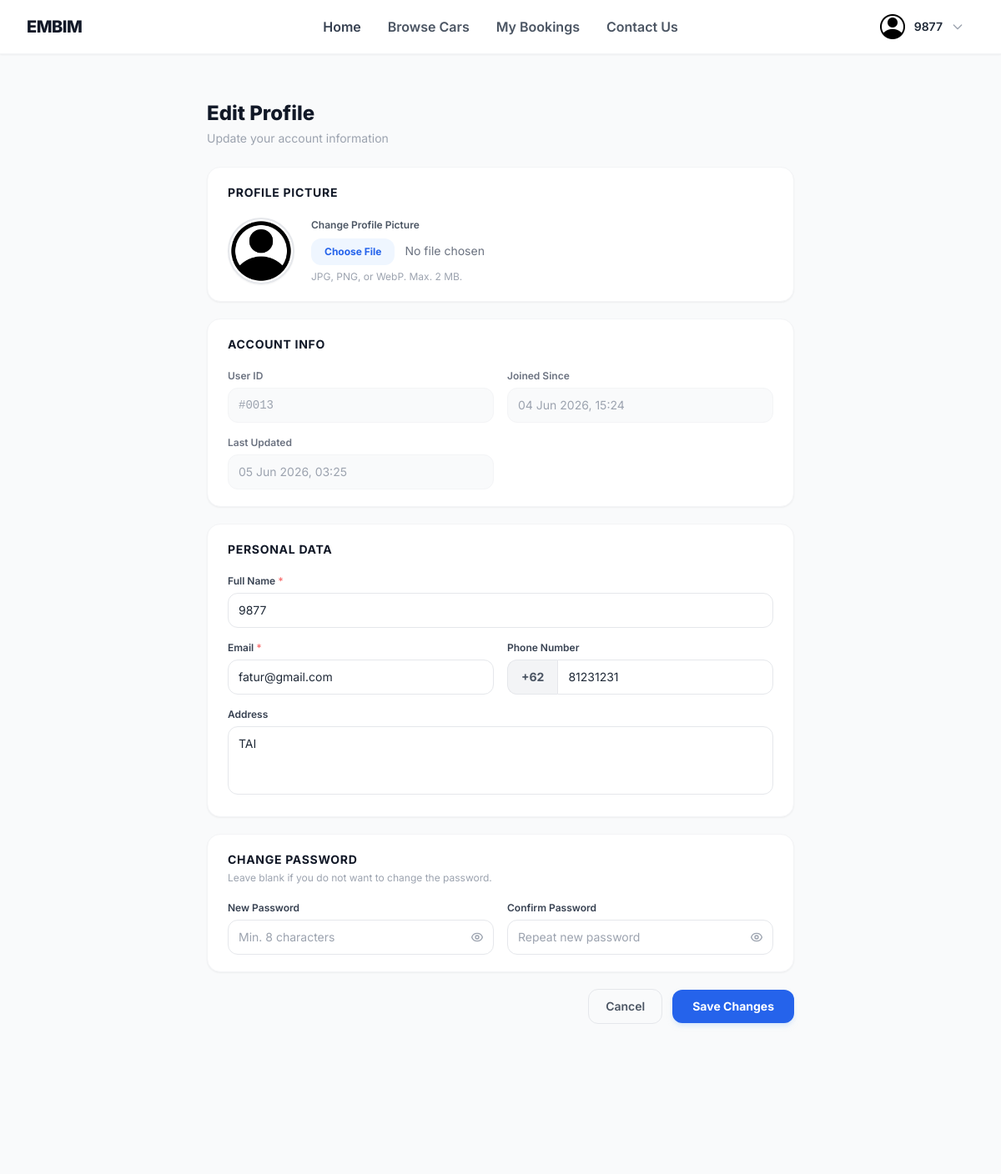
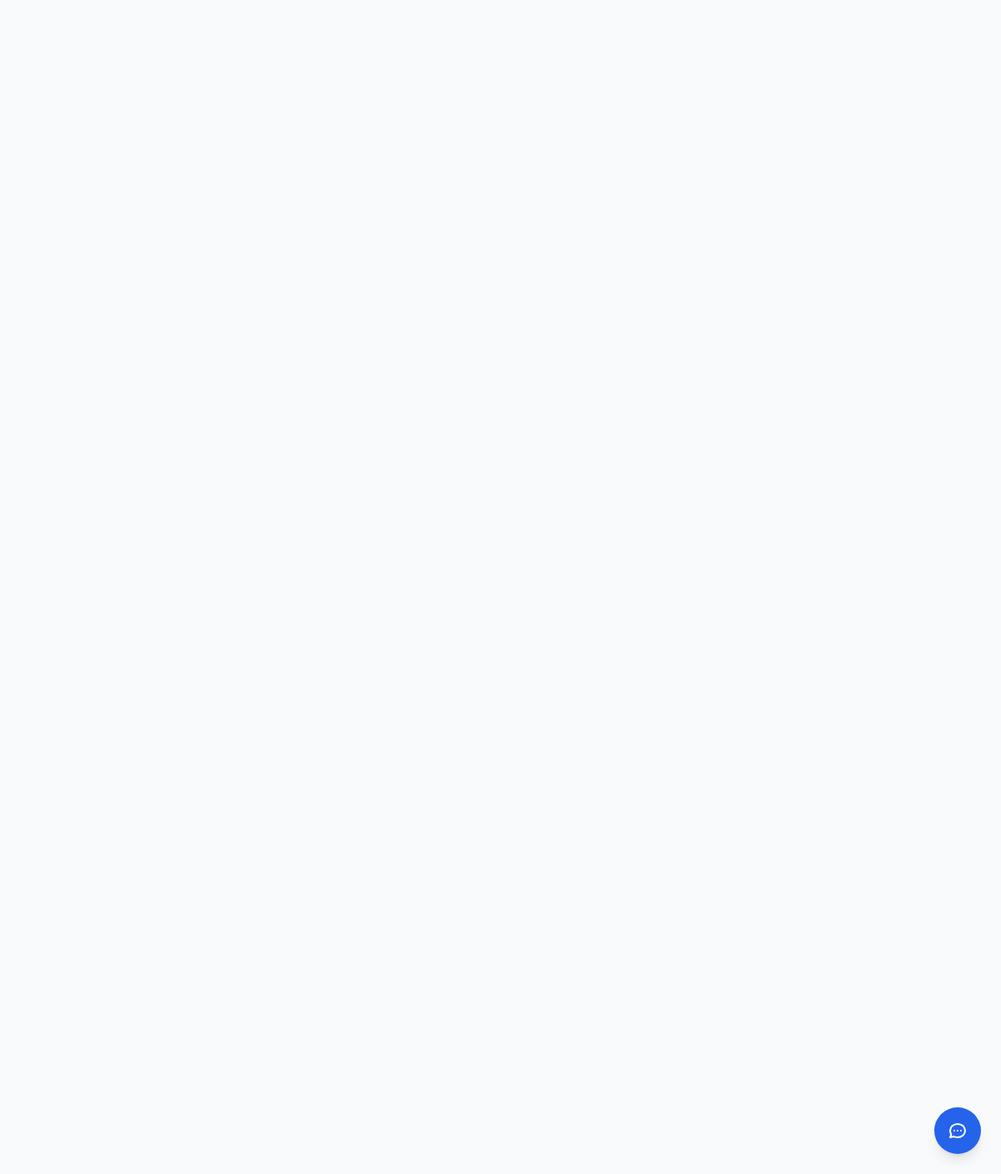
Page /index.php?page=edit-profile (signed in) on the committed database (2 pictures, top to bottom).
### tables this page shows
CREATE TABLE `users` (
  `id` int(11) NOT NULL,
  `full_name` varchar(100) NOT NULL,
  `email` varchar(150) NOT NULL,
  `password` varchar(255) NOT NULL COMMENT 'bcrypt hash',
  `phone` varchar(20) DEFAULT NULL,
  `address` text DEFAULT NULL,
  `role` enum('admin','user') NOT NULL DEFAULT 'user',
  `photo_profile` varchar(100) DEFAULT NULL,
  `photo_ktp` varchar(100) DEFAULT NULL,
  `photo_sim` varchar(100) DEFAULT NULL,
  `created_at` datetime NOT NULL DEFAULT current_timestamp(),
  `updated_at` datetime NOT NULL DEFAULT current_timestamp() ON UPDATE current_timestamp()
);

### controllers/EditProfileController.php (called while the page is built, shortened)
<?php
require_once 'models/UserModel.php';
class EditProfileController {
    public function index() {
        $userModel = new UserModel();
        $user      = $userModel->findById($_SESSION['user_id']);
        require_once 'views/user/edit_profile.php';
    }
}
?>

### models/UserModel.php (called while the page is built, shortened)
<?php
require_once 'config/database.php';
class UserModel {
    private $conn;
    private $table = 'users';
    public function __construct() {
        $db         = new Database();
        $this->conn = $db->getConnection();
    }
    public function findById($id) {
        $sql  = "SELECT id, full_name, email, phone, address, role,
                        photo_profile, photo_ktp, photo_sim,
                        created_at, updated_at
                 FROM {$this->table} WHERE id = :id LIMIT 1";
        $stmt = $this->conn->prepare($sql);
        $stmt->bindParam(':id', $id, PDO::PARAM_INT);
        $stmt->execute();
        return $stmt->fetch();
    }
}
?>

### config/database.php (called while the page is built, shortened)
<?php
class Database {
    private $host     = "localhost";
    private $db_name  = "embim_db";
    private $username = "root";
    private $password = "";
    private $charset  = "utf8mb4";
    public function getConnection() {
        $this->conn = null;
        try {
            $dsn = "mysql:host={$this->host};dbname={$this->db_name};charset={$this->charset}";
            $options = [
                PDO::ATTR_ERRMODE            => PDO::ERRMODE_EXCEPTION,
                PDO::ATTR_DEFAULT_FETCH_MODE => PDO::FETCH_ASSOC,
                PDO::ATTR_EMULATE_PREPARES   => false,
            ];
            $this->conn = new PDO($dsn, $this->username, $this->password, $options);
        } catch (PDOException $e) {
            die(json_encode([
                'status'  => 'error',
                'message' => 'Database connection failed: ' . $e->getMessage()
            ]));
        }
        return $this->conn;
    }
}
?>

### views/user/edit_profile.php (the view, shortened to what this page needs)
<?php include 'views/user/header.php'; ?>
<main class="min-h-screen bg-gray-50 pt-24 pb-20">
<div class="max-w-3xl mx-auto px-4 sm:px-6 lg:px-8">
    <div class="pt-6 mb-6">
        <h1 class="text-2xl font-extrabold text-gray-900">Edit Profile</h1>
        <p class="text-sm text-gray-400 mt-1">Update your account information</p>
    </div>
    <form action="index.php?page=edit-profile" method="POST" enctype="multipart/form-data" class="space-y-5">
        <div class="bg-white rounded-2xl border border-gray-100 shadow-sm px-6 py-5">
            <h2 class="text-sm font-bold text-gray-900 uppercase tracking-wider mb-5">Profile Picture</h2>
            <div class="flex items-center gap-5">
                <div class="flex-shrink-0">
                    <img
                        id="preview-profile"
                        src="<?php echo !empty($user['photo_profile'])
                            ? 'assets/images/user/' . htmlspecialchars($user['photo_profile'])
                            : 'assets/images/user_default.png'; ?>"
                        alt="Profile Picture"
                        class="w-20 h-20 rounded-full object-cover border-2 border-gray-200 shadow-sm"
                    >
                </div>
                <div class="flex-1">
                    <label class="block text-xs font-semibold text-gray-600 mb-2">Change Profile Picture</label>
                    <input
                        type="file"
                        name="photo_profile"
                        accept="image/jpeg,image/png,image/webp"
                        onchange="previewImage(this, 'preview-profile')"
                        class="block w-full text-sm text-gray-500 file:mr-3 file:py-2 file:px-4 file:rounded-xl file:border-0 file:text-xs file:font-bold file:bg-blue-50 file:text-blue-600 hover:file:bg-blue-100 transition cursor-pointer"
                    >
                    <p class="text-xs text-gray-400 mt-1.5">JPG, PNG, or WebP. Max. 2 MB.</p>
                </div>
            </div>
        </div>
        <div class="bg-white rounded-2xl border border-gray-100 shadow-sm px-6 py-5">
            <h2 class="text-sm font-bold text-gray-900 uppercase tracking-wider mb-5">Account Info</h2>
            <div class="grid grid-cols-1 sm:grid-cols-2 gap-4">
                <div>
                    <label class="block text-xs font-semibold text-gray-500 mb-1.5">User ID</label>
                    <div class="w-full px-3 py-2.5 rounded-xl bg-gray-50 border border-gray-100 text-sm text-gray-400 font-mono">
                        #<?php echo str_pad($user['id'], 4, '0', STR_PAD_LEFT); ?>
                    </div>
                </div>
                <div>
                    <label class="block text-xs font-semibold text-gray-500 mb-1.5">Joined Since</label>
                    <div class="w-full px-3 py-2.5 rounded-xl bg-gray-50 border border-gray-100 text-sm text-gray-400">
                        <?php echo date('d M Y, H:i', strtotime($user['created_at'])); ?>
                    </div>
                </div>
                <div>
                    <label class="block text-xs font-semibold text-gray-500 mb-1.5">Last Updated</label>
                    <div class="w-full px-3 py-2.5 rounded-xl bg-gray-50 border border-gray-100 text-sm text-gray-400">
                        <?php echo date('d M Y, H:i', strtotime($user['updated_at'])); ?>
                    </div>
                </div>
            </div>
        </div>
        <div class="bg-white rounded-2xl border border-gray-100 shadow-sm px-6 py-5">
            <h2 class="text-sm font-bold text-gray-900 uppercase tracking-wider mb-5">Personal Data</h2>
            <div class="grid grid-cols-1 sm:grid-cols-2 gap-4">
                <div class="sm:col-span-2">
                    <label class="block text-xs font-semibold text-gray-700 mb-1.5">Full Name <span class="text-red-400">*</span></label>
                    <input
                        type="text"
                        name="full_name"
                        value="<?php echo htmlspecialchars($user['full_name']); ?>"
                        required
                        minlength="4"
                        class="w-full px-3 py-2.5 rounded-xl border border-gray-200 text-sm text-gray-800 focus:outline-none focus:ring-2 focus:ring-blue-500/30 focus:border-blue-400 transition"
                        placeholder="Enter full name"
                    >
                </div>
                <div>
                    <label class="block text-xs font-semibold text-gray-700 mb-1.5">Email <span class="text-red-400">*</span></label>
                    <input
                        type="email"
                        name="email"
                        value="<?php echo htmlspecialchars($user['email']); ?>"
                        required
                        class="w-full px-3 py-2.5 rounded-xl border border-gray-200 text-sm text-gray-800 focus:outline-none focus:ring-2 focus:ring-blue-500/30 focus:border-blue-400 transition"
                        placeholder="email@contoh.com"
                    >
                </div>
                <div>
                    <label class="block text-xs font-semibold text-gray-700 mb-1.5">Phone Number</label>
                    <div class="flex">
                        <span class="inline-flex items-center px-4 py-2.5 bg-gray-100 border border-r-0 border-gray-200 rounded-l-xl text-sm font-bold text-gray-600 select-none">
                            +62
                        </span>
                        <input
                            type="tel"
                            name="phone"
                            value="<?php echo htmlspecialchars(preg_replace('/^\+?62/', '', $user['phone'] ?? '')); ?>"
                            class="w-full flex-1 px-3 py-2.5 rounded-r-xl border border-gray-200 text-sm text-gray-800 focus:outline-none focus:ring-2 focus:ring-blue-500/30 focus:border-blue-400 transition"
                            placeholder="8123456789"
                            maxlength="13"
                            inputmode="numeric"
                            pattern="[0-9]*"
                            oninput="this.value = this.value.replace(/[^0-9]/g, '').replace(/^0+/, '');"
                        >
                    </div>
                </div>
                <div class="sm:col-span-2">
                    <label class="block text-xs font-semibold text-gray-700 mb-1.5">Address</label>
                    <textarea
                        name="address"
                        rows="3"
                        class="w-full px-3 py-2.5 rounded-xl border border-gray-200 text-sm text-gray-800 focus:outline-none focus:ring-2 focus:ring-blue-500/30 focus:border-blue-400 transition resize-none"
                        placeholder="Ex: 123 Main St, Bandung"
                    ><?php echo htmlspecialchars($user['address'] ?? ''); ?></textarea>
                </div>
            </div>
        </div>
        <div class="bg-white rounded-2xl border border-gray-100 shadow-sm px-6 py-5">
            <h2 class="text-sm font-bold text-gray-900 uppercase tracking-wider mb-1">Change Password</h2>
            <p class="text-xs text-gray-400 mb-5">Leave blank if you do not want to change the password.</p>
            <div class="grid grid-cols-1 sm:grid-cols-2 gap-4">
                <div>
                    <label class="block text-xs font-semibold text-gray-700 mb-1.5">New Password</label>
                    <div class="relative">
                        <input
                            type="password"
                            name="password"
                            autocomplete="new-password"
                            class="w-full px-3 py-2.5 pr-10 rounded-xl border border-gray-200 text-sm text-gray-800 focus:outline-none focus:ring-2 focus:ring-blue-500/30 focus:border-blue-400 transition"
                            placeholder="Min. 8 characters"
                        >
                        <button type="button" onclick="const p=this.previousElementSibling; p.type=p.type==='password'?'text':'password'; const svgs=this.querySelectorAll('svg'); svgs[0].classList.toggle('hidden'); svgs[1].classList.toggle('hidden');" class="absolute inset-y-0 right-0 flex items-center px-3 text-gray-400 hover:text-gray-600 transition focus:outline-none" title="Toggle Password Visibility">
                        </button>
                    </div>
                </div>
                <div>
                    <label class="block text-xs font-semibold text-gray-700 mb-1.5">Confirm Password</label>
                    <div class="relative">
                        <input
                            type="password"
                            name="password_confirm"
                            autocomplete="new-password"
                            class="w-full px-3 py-2.5 pr-10 rounded-xl border border-gray-200 text-sm text-gray-800 focus:outline-none focus:ring-2 focus:ring-blue-500/30 focus:border-blue-400 transition"
                            placeholder="Repeat new password"
                        >
                        <button type="button" onclick="const p=this.previousElementSibling; p.type=p.type==='password'?'text':'password'; const svgs=this.querySelectorAll('svg'); svgs[0].classList.toggle('hidden'); svgs[1].classList.toggle('hidden');" class="absolute inset-y-0 right-0 flex items-center px-3 text-gray-400 hover:text-gray-600 transition focus:outline-none" title="Toggle Password Visibility">
                        </button>
                    </div>
                </div>
            </div>
        </div>
        <div class="flex items-center justify-end gap-3 pb-4">
            <a href="index.php?page=home"
               class="px-5 py-2.5 rounded-xl border border-gray-200 text-sm font-semibold text-gray-600 hover:bg-gray-50 transition duration-200">
                Cancel
            </a>
            <button
                type="submit"
                class="px-6 py-2.5 bg-blue-600 hover:bg-blue-700 text-white text-sm font-bold rounded-xl shadow-md shadow-blue-200/50 transition duration-200"
            >
                Save Changes
            </button>
        </div>
    </form>
</div>
</main>
<?php include 'views/user/footer.php'; ?>

### assets/css/user-style/style.css (style rules this page uses)
:root { --primary-blue: #2563eb; --primary-blue-dark: #1d4ed8; --primary-blue-light: #eff6ff; --light-gray: #f8fafc; --border-gray: #e2e8f0; }
* { margin: 0; padding: 0; box-sizing: border-box; }
html { scroll-behavior: smooth; }
body { font-family: 'Inter', -apple-system, BlinkMacSystemFont, 'Segoe UI', sans-serif; color: #1e293b; background-color: #ffffff; }
a, button { transition: all 0.3s cubic-bezier(0.4, 0, 0.2, 1); }
input[type="text"], input[type="email"], input[type="date"], select { transition: all 0.2s ease; }

### rows in the picture
users: id "0013", created_at "04 Jun 2026, 15:24", updated_at "05 Jun 2026, 03:25", full_name "9877", email "fatur@gmail.com", phone "81231231", address "TAI"

### other values in the picture
$_SESSION['user_name'] "9877"
